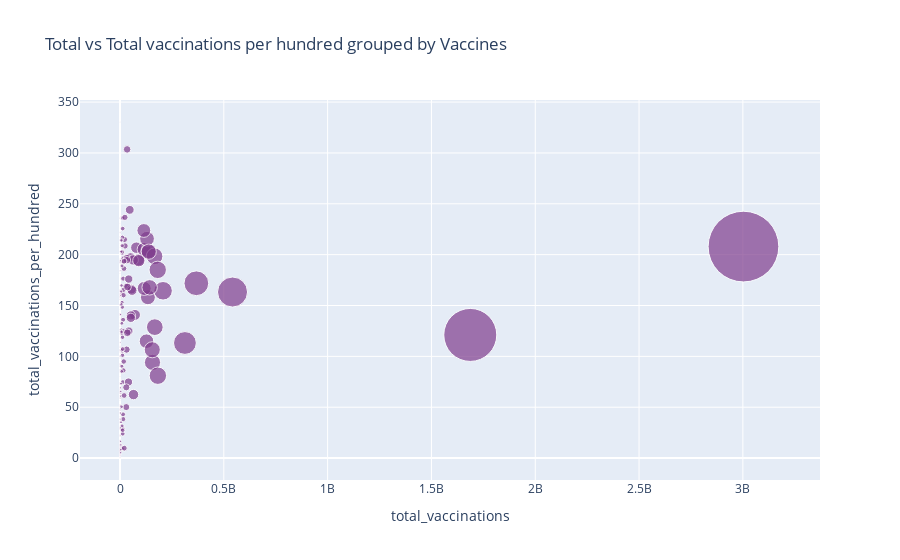

Write notebook code for a chart like this one.
### Code cell
fig = px.scatter(new_df,x = 'total_vaccinations',y='total_vaccinations_per_hundred',
                 size='total_vaccinations',
                 hover_name = 'country',size_max = 50,
                 title="Total vs Total vaccinations per hundred grouped by Vaccines",
                color_discrete_sequence = px.colors.qualitative.Bold)
fig.show()

### Figure 1 — Plotly figure (JSON) as saved in the notebook; plotly's stock layout.template omitted (floating-point values rounded to 4 significant figures; data arrays with more than 128 entries replaced by an {"elided": "..."} marker saying what was removed)
{"data": [{"hovertemplate": "<b>%{hovertext}</b><br><br>total_vaccinations=%{marker.size}<br>total_vaccinations_per_hundred=%{y}<extra></extra>", "hovertext": {"elided": "223 str values"}, "legendgroup": "", "marker": {"color": "rgb(127, 60, 141)", "size": {"elided": "223 int values"}, "sizemode": "area", "sizeref": 1201000.0, "symbol": "circle"}, "mode": "markers", "name": "", "orientation": "v", "showlegend": false, "type": "scatter", "x": {"elided": "223 int values"}, "xaxis": "x", "y": {"elided": "223 float values"}, "yaxis": "y"}], "layout": {"legend": {"itemsizing": "constant", "tracegroupgap": 0}, "title": {"text": "Total vs Total vaccinations per hundred grouped by Vaccines"}, "xaxis": {"anchor": "y", "domain": [0, 1], "title": {"text": "total_vaccinations"}}, "yaxis": {"anchor": "x", "domain": [0, 1], "title": {"text": "total_vaccinations_per_hundred"}}}}
